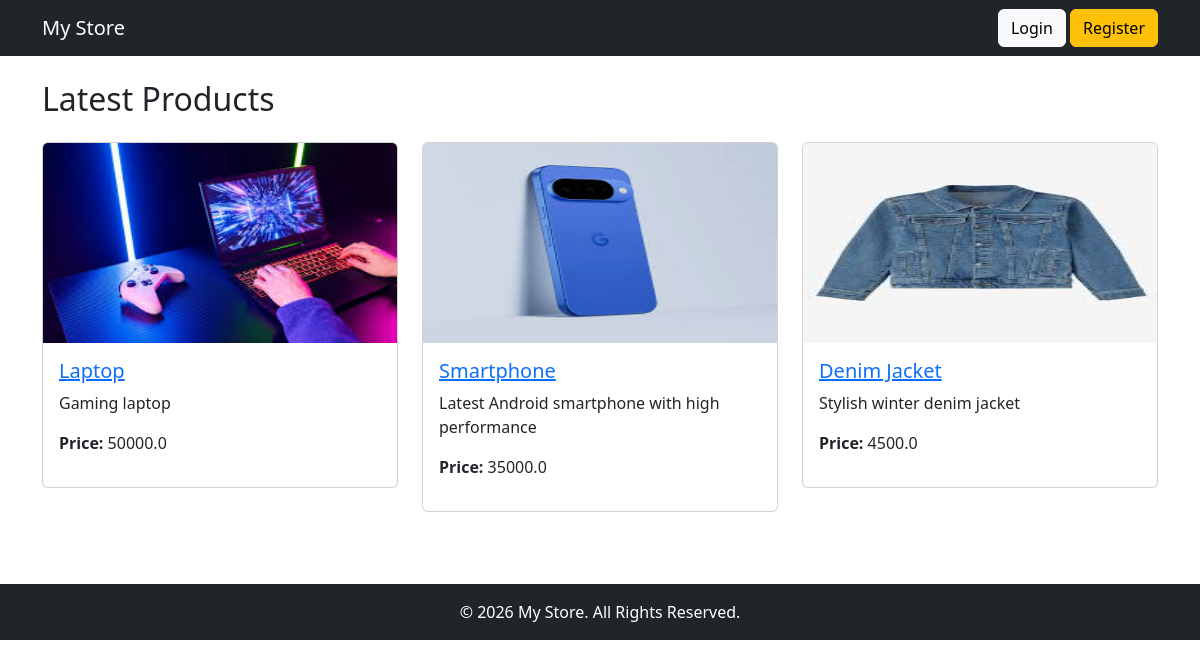
The page / on the database its author committed.
### store/models.py (models this page shows, shortened)
class Product(models.Model):
    category = models.ForeignKey(Category, on_delete=models.CASCADE)
    name = models.CharField(max_length=200)
    description = models.TextField()
    price = models.FloatField()
    quantity = models.IntegerField()
    image = models.ImageField(upload_to='products/')

### store/views.py (the view)
# urls.py: 2. Add a URL to urlpatterns:  path('', views.home, name='home')
def home(request):
    products = Product.objects.all()
    return render(request, 'home.html', {'products': products})

### store/templates/home.html
{% extends 'base.html' %}
{% block content %}
<h2 class="mb-4">Latest Products</h2>
<div class="row">
{% for product in products %}
    <div class="col-md-4">
        <div class="card mb-4">
            <img src="{{ product.image.url }}" class="card-img-top" height="200">
            <div class="card-body">
                <h5 class="card-title">
                    <a href="{% url 'product_detail' product.id %}">{{ product.name }}</a>
                </h5>
                <p class="card-text">{{ product.description }}</p>
                <p><b>Price:</b> {{ product.price }}</p>
            </div>
        </div>
    </div>
{% endfor %}
</div>
{% endblock %}

### store/templates/base.html (shortened to what this page needs)
<!DOCTYPE html>
<html>
<head>
    <link href="https://cdn.jsdelivr.net/npm/bootstrap@5.3.0/dist/css/bootstrap.min.css" rel="stylesheet">
</head>
<body>
<nav class="navbar navbar-expand-lg navbar-dark bg-dark">
    <div class="container">
        <a class="navbar-brand" href="{% url 'home' %}">
            My Store
        </a>
        <div>
            {% if request.user.is_authenticated %}
                {% if not request.user.is_superuser %}
                    <a href="{% url 'cart' %}" class="btn btn-success">
                        Cart
                    </a>
                    <a href="{% url 'my_orders' %}" class="btn btn-info">
                        My Orders
                    </a>
                {% endif %}
                <a href="{% url 'logout' %}" class="btn btn-danger">
                    Logout
                </a>
            {% else %}
                <a href="{% url 'login' %}" class="btn btn-light">
                    Login
                </a>
                <a href="{% url 'register' %}" class="btn btn-warning">
                    Register
                </a>
            {% endif %}
        </div>
    </div>
</nav>
<div class="container mt-4">
    {% block content %}
    {% endblock %}
</div>
<footer class="bg-dark text-white text-center p-3 mt-5">
    <p class="mb-0">
        © 2026 My Store. All Rights Reserved.
    </p>
</footer>
</body>
</html>

### rows shown on the page
Product: image (picture), name "Laptop", description "Gaming laptop", price "50000.0"
Product: image (picture), name "Smartphone", description "Latest Android smartphone with high performance", price "35000.0"
Product: image (picture), name "Denim Jacket", description "Stylish winter denim jacket", price "4500.0"
